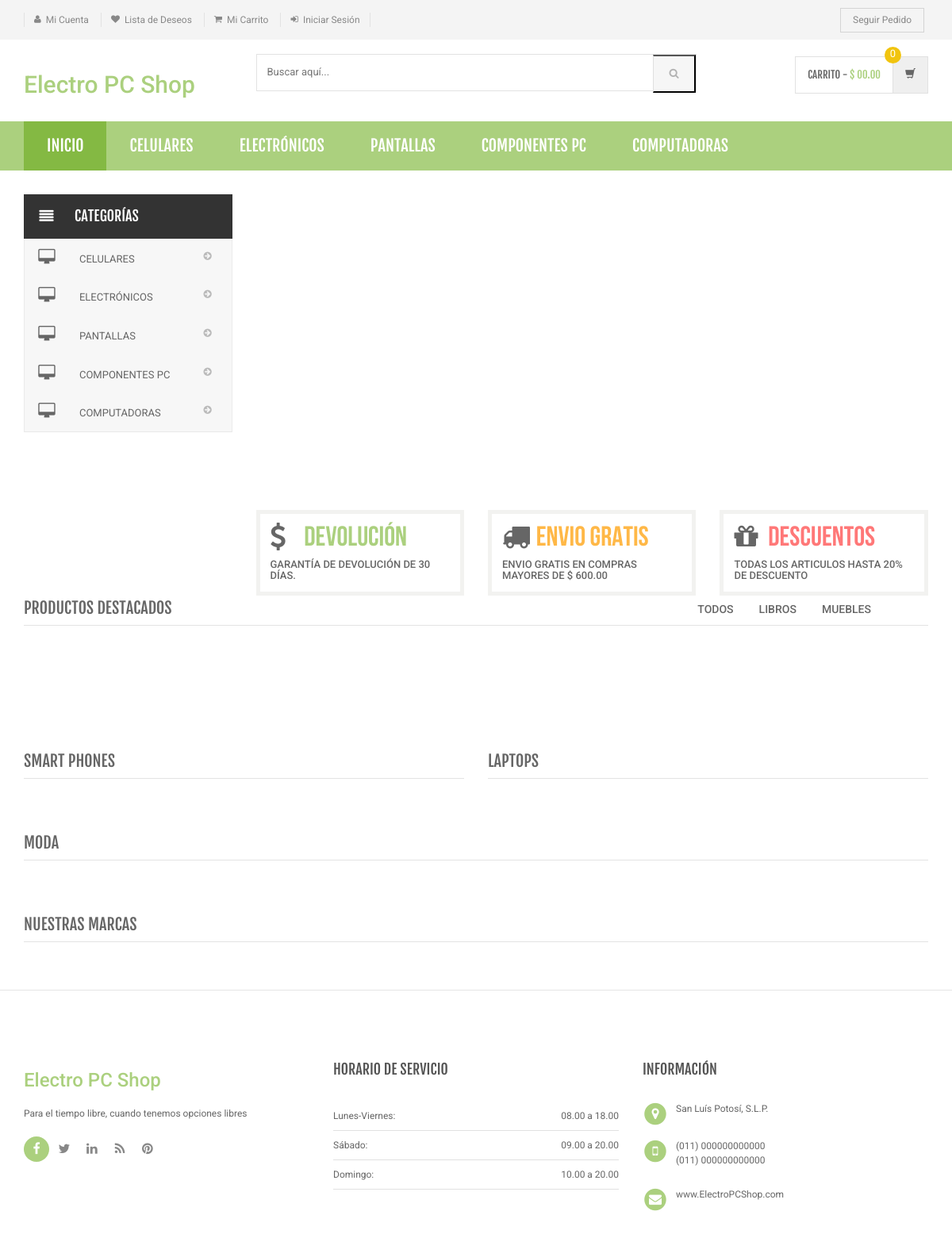
The page / on the database its author committed.
### tables this page shows
CREATE TABLE `category` (
  `id` int(11) NOT NULL,
  `categoryName` varchar(255) DEFAULT NULL,
  `categoryDescription` longtext,
  `creationDate` timestamp NOT NULL DEFAULT CURRENT_TIMESTAMP,
  `updationDate` varchar(255) DEFAULT NULL
);

### index.php (the view, shortened to what this page needs)
<?php
include('includes/config.php');
?>
<!DOCTYPE html>
<html lang="en">
	<head>
	    <link rel="stylesheet" href="assets/css/bootstrap.min.css">
	    <link rel="stylesheet" href="assets/css/main.css">
	    <link rel="stylesheet" href="assets/css/green.css">
	    <link rel="stylesheet" href="assets/css/owl.carousel.css">
		<link rel="stylesheet" href="assets/css/owl.transitions.css">
		<link href="assets/css/lightbox.css" rel="stylesheet">
		<link rel="stylesheet" href="assets/css/animate.min.css">
		<link rel="stylesheet" href="assets/css/rateit.css">
		<link rel="stylesheet" href="assets/css/bootstrap-select.min.css">
		<link rel="stylesheet" href="assets/css/config.css">
		<link href="assets/css/green.css" rel="alternate stylesheet" title="Green color">
		<link href="assets/css/blue.css" rel="alternate stylesheet" title="Blue color">
		<link href="assets/css/red.css" rel="alternate stylesheet" title="Red color">
		<link href="assets/css/orange.css" rel="alternate stylesheet" title="Orange color">
		<link href="assets/css/dark-green.css" rel="alternate stylesheet" title="Darkgreen color">
		<link rel="stylesheet" href="assets/css/font-awesome.min.css">
	</head>
    <body class="cnt-home">
<header class="header-style-1">
<?php include('includes/top-header.php');?>
<?php include('includes/main-header.php');?>
<?php include('includes/menu-bar.php');?>
</header>
<div class="body-content outer-top-xs" id="top-banner-and-menu">
	<div class="container">
		<div class="furniture-container homepage-container">
		<div class="row">
			<div class="col-xs-12 col-sm-12 col-md-3 sidebar">
	<?php include('includes/side-menu.php');?>
			</div>
			<div class="col-xs-12 col-sm-12 col-md-9 homebanner-holder">
<div id="hero" class="homepage-slider3">
</div>
<div class="info-boxes wow fadeInUp">
	<div class="info-boxes-inner">
		<div class="row">
			<div class="col-md-6 col-sm-4 col-lg-4">
				<div class="info-box">
					<div class="row">
						<div class="col-xs-2">
						     <i class="icon fa fa-dollar"></i>
						</div>
						<div class="col-xs-10">
							<h4 class="info-box-heading green">Devolución</h4>
						</div>
					</div>
					<h6 class="text">Garantía de devolución de 30 días.</h6>
				</div>
			</div>
			<div class="hidden-md col-sm-4 col-lg-4">
				<div class="info-box">
					<div class="row">
						<div class="col-xs-2">
							<i class="icon fa fa-truck"></i>
						</div>
						<div class="col-xs-10">
							<h4 class="info-box-heading orange">envio gratis</h4>
						</div>
					</div>
					<h6 class="text">Envio gratis en compras mayores de $ 600.00</h6>
				</div>
			</div>
			<div class="col-md-6 col-sm-4 col-lg-4">
				<div class="info-box">
					<div class="row">
						<div class="col-xs-2">
							<i class="icon fa fa-gift"></i>
						</div>
						<div class="col-xs-10">
							<h4 class="info-box-heading red">Descuentos</h4>
						</div>
					</div>
					<h6 class="text">Todas los articulos hasta 20% de descuento </h6>
				</div>
			</div>
		</div>
	</div>
</div>
			</div>
		</div>
		<div id="product-tabs-slider" class="scroll-tabs inner-bottom-vs  wow fadeInUp">
			<div class="more-info-tab clearfix">
			   <h3 class="new-product-title pull-left">Productos Destacados</h3>
				<ul class="nav nav-tabs nav-tab-line pull-right" id="new-products-1">
					<li class="active"><a href="#all" data-toggle="tab">Todos</a></li>
					<li><a href="#books" data-toggle="tab">Libros</a></li>
					<li><a href="#furniture" data-toggle="tab">Muebles</a></li>
				</ul>
			</div>
		</div>
			<div class="sections prod-slider-small outer-top-small">
				<div class="row">
					<div class="col-md-6">
	                   <section class="section">
	                   	<h3 class="section-title">Smart Phones</h3>
	                   </section>
					</div>
					<div class="col-md-6">
						<section class="section">
							<h3 class="section-title">Laptops</h3>
	                   </section>
					</div>
				</div>
			</div>
	<section class="section featured-product inner-xs wow fadeInUp">
		<h3 class="section-title">Moda</h3>
		</section>
<?php include('includes/brands-slider.php');?>
</div>
</div>
<?php include('includes/footer.php');?>
</body>
</html>

### includes/menu-bar.php (shortened to what this page needs)
<div class="header-nav animate-dropdown">
    <div class="container">
        <div class="yamm navbar navbar-default" role="navigation">
            <div class="nav-bg-class">
                <div class="navbar-collapse collapse" id="mc-horizontal-menu-collapse">
	<div class="nav-outer">
		<ul class="nav navbar-nav">
			<li class="active dropdown yamm-fw">
				<a href="index.php" data-hover="dropdown" class="dropdown-toggle">Inicio</a>
			</li>
              <?php $sql=mysqli_query($con,"select id,categoryName  from category limit 6");
while($row=mysqli_fetch_array($sql))
{
    ?>
			<li class="dropdown yamm">
				<a href="category.php?cid=<?php echo $row['id'];?>"> <?php echo $row['categoryName'];?></a>
			</li>
			<?php } ?>
		</ul>
		<div class="clearfix"></div>
	</div>
</div>
            </div>
        </div>
    </div>
</div>

### includes/side-menu.php
<div class="side-menu animate-dropdown outer-bottom-xs">
    <div class="head"><i class="icon fa fa-align-justify fa-fw"></i> Categorías</div>
    <nav class="yamm megamenu-horizontal" role="navigation">
        <ul class="nav">
            <li class="dropdown menu-item">
              <?php $sql=mysqli_query($con,"select id,categoryName  from category");
while($row=mysqli_fetch_array($sql))
{
    ?>
                <a href="category.php?cid=<?php echo $row['id'];?>" class="dropdown-toggle"><i class="icon fa fa-desktop fa-fw"></i>
                <?php echo $row['categoryName'];?></a>
                <?php }?>
</li>
</ul>
    </nav>
</div>

### assets/css/green.css (style rules this page uses)
a { color: #abd07e; }
.header-style-1 .header-nav { background: #abd07e; }
.cnt-home .header-style-1 .header-nav .navbar .navbar-nav > li.active { background: #84b943; }
.info-box .info-box-heading.green { color: #abd07e; }

### assets/css/lightbox.css (style rules this page uses)
body:after { content: url(../images/close.png) url(../images/loading.gif) url(../images/prev.png) url(../images/next.png); display: none; }

### assets/css/blue.css (style rules this page uses)
a { color: #3498db; }
.header-style-1 .header-nav { background: #3498db; }
.cnt-home .header-style-1 .header-nav .navbar .navbar-nav > li.active { background: #1d6ca1; }
.info-box .info-box-heading.green { color: #3498db; }

### assets/css/red.css (style rules this page uses)
a { color: #ff6c6c; }
.header-style-1 .header-nav { background: #ff6c6c; }
.cnt-home .header-style-1 .header-nav .navbar .navbar-nav > li.active { background: #ff1a1a; }
.info-box .info-box-heading.green { color: #ff6c6c; }

### assets/css/orange.css (style rules this page uses)
a { color: #f39c12; }
.header-style-1 .header-nav { background: #f39c12; }
.cnt-home .header-style-1 .header-nav .navbar .navbar-nav > li.active { background: #ab6c09; }
.info-box .info-box-heading.green { color: #f39c12; }

### assets/css/dark-green.css (style rules this page uses)
a { color: #12cca7; }
.header-style-1 .header-nav { background: #12cca7; }
.cnt-home .header-style-1 .header-nav .navbar .navbar-nav > li.active { background: #0b816a; }
.info-box .info-box-heading.green { color: #12cca7; }

### rows shown on the page
category: categoryName "CELULARES"
category: categoryName "ELECTRÓNICOS"
category: categoryName "PANTALLAS"
category: categoryName "COMPONENTES PC"
category: categoryName "COMPUTADORAS"
